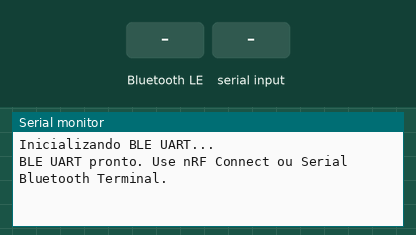
Simulated run of this sketch. Board: ESP32. Parts: the last lines printed to the serial monitor. The test bench sets the inputs (shaded band). Nothing arrives over Bluetooth unless stated; a phone connects over Bluetooth LE 3 s after start.

Above: at 1.2 s.
1.3 s: Bluetooth LE write "1" received
At 2.0 s:
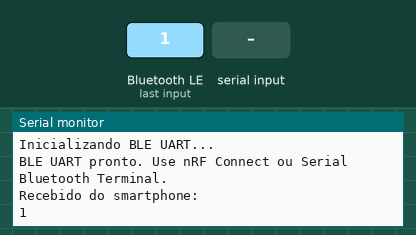
2.8 s: Bluetooth LE write "0" received
At 2.96 s:
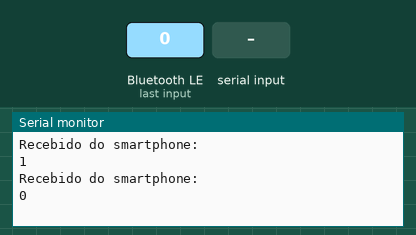
4.5 s: "1\n" received over Serial
At 5.6 s:
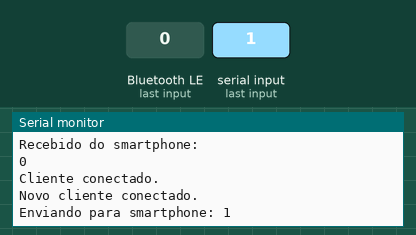

Measured:
- after the input at 1.3 s, the serial monitor: prints a new line at once (image 1)
- after the input at 2.8 s, the serial monitor: prints a new line at once (image 2)
- after the input at 4.5 s, the serial monitor: prints a new line at once (image 3)

The sketch:

BLE3.ino
```cpp
/*
 * Exemplo de uso do Bluetooth Low Energy (BLE) no ESP32
 * Descrição: Este exemplo demonstra como criar um serviço BLE UART no ESP32.
 * Ele permite a comunicação entre o ESP32 e um smartphone usando o aplicativo nRF Connect
 * ou Serial Bluetooth Terminal.
 * O ESP32 atua como servidor BLE e o smartphone como cliente.
 * O ESP32 pode enviar dados para o smartphone e receber dados do smartphone.
 * O serviço BLE UART é baseado no perfil GATT (Generic Attribute Profile).
 * O UUID do serviço e das características são definidos como constantes.
 * O ESP32 envia dados para o smartphone quando o usuário digita no monitor serial e pressiona Enter.
 *
 * Este exemplo foi desenvolvido para o curso Domine o ESP32 com Arduino: Da Base aos Projetos Avançados
 * LINK: https://cursos.embarcados.com.br/cursos/franzininho-wifi-arduino-ide/
 *
 * Autor: Fábio Souza
 * Data: 19/05/2025
*/

#include <BLEDevice.h>
#include <BLEServer.h>
#include <BLEUtils.h>
#include <BLE2902.h>

// UUIDs do serviço UART BLE
#define SERVICE_UUID           "6E400001-B5A3-F393-E0A9-E50E24DCCA9E"
#define CHARACTERISTIC_UUID_RX "6E400002-B5A3-F393-E0A9-E50E24DCCA9E"
#define CHARACTERISTIC_UUID_TX "6E400003-B5A3-F393-E0A9-E50E24DCCA9E"

// Ponteiro para o servidor e característica
BLEServer* pServer = nullptr;
BLECharacteristic* pTxCharacteristic = nullptr;

// Variáveis de controle de conexão
bool deviceConnected = false;
bool oldDeviceConnected = false;

// Callback de conexão
class MyServerCallbacks : public BLEServerCallbacks {
  void onConnect(BLEServer* pServer) {
    deviceConnected = true;
    Serial.println("Cliente conectado.");
  }

  // Callback de desconexão
  void onDisconnect(BLEServer* pServer) {
    deviceConnected = false;
    Serial.println("Cliente desconectado.");
  }
};

// Callback de escrita (smartphone → ESP32)
class MyCallbacks : public BLECharacteristicCallbacks {
  void onWrite(BLECharacteristic* pCharacteristic) override {
    String rx = pCharacteristic->getValue();

    // Verifica se a string recebida não está vazia
    if (rx.length() > 0) {
      Serial.println("Recebido do smartphone:");
      Serial.println(rx);

      // (Opcional) ecoa o texto de volta ao app
      pTxCharacteristic->setValue(rx);
      pTxCharacteristic->notify();
    }
  }
};

void setup() {
  Serial.begin(115200);
  Serial.println("Inicializando BLE UART...");

  // Inicializa o BLE
  BLEDevice::init("ESP32_UART_BLE");
  pServer = BLEDevice::createServer();
  pServer->setCallbacks(new MyServerCallbacks());

  // Cria o serviço BLE
  BLEService* pService = pServer->createService(SERVICE_UUID);

  // Característica TX (ESP32 → Smartphone)
  pTxCharacteristic = pService->createCharacteristic(
    CHARACTERISTIC_UUID_TX,
    BLECharacteristic::PROPERTY_NOTIFY
  );
  pTxCharacteristic->addDescriptor(new BLE2902());

  // Característica RX (Smartphone → ESP32)
  BLECharacteristic* pRxCharacteristic = pService->createCharacteristic(
    CHARACTERISTIC_UUID_RX,
    BLECharacteristic::PROPERTY_WRITE
  );
  pRxCharacteristic->setCallbacks(new MyCallbacks());

  // Inicia o serviço
  pService->start();
  pServer->getAdvertising()->start();

  Serial.println("BLE UART pronto. Use nRF Connect ou Serial Bluetooth Terminal.");
}

void loop() {
  // Enviar texto do monitor serial para o smartphone(ESP32 → Smartphone)
  static String inputSerial = "";

  while (Serial.available()) {
    char c = Serial.read();
    if (c == '\n' || c == '\r') {
      if (inputSerial.length() > 0 && deviceConnected) {
        Serial.print("Enviando para smartphone: ");
        Serial.println(inputSerial);

        pTxCharacteristic->setValue(inputSerial);
        pTxCharacteristic->notify();
        inputSerial = "";
      }
    } else {
      inputSerial += c;
    }
  }

  // Reconectar advertising após desconexão
  if (!deviceConnected && oldDeviceConnected) {
    delay(500);
    pServer->startAdvertising();
    Serial.println("Reiniciando advertising...");
    oldDeviceConnected = deviceConnected;
  }

  // Novo cliente conectado
  if (deviceConnected && !oldDeviceConnected) {
    oldDeviceConnected = deviceConnected;
    Serial.println("Novo cliente conectado.");
  }
}
```
